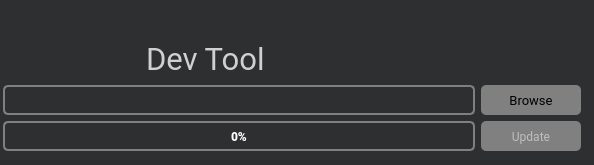
<?xml version="1.0" encoding="UTF-8"?>
<ui version="4.0">
 <class>MainWindow</class>
 <widget class="QMainWindow" name="MainWindow">
  <property name="geometry">
   <rect>
    <x>0</x>
    <y>0</y>
    <width>594</width>
    <height>165</height>
   </rect>
  </property>
  <property name="sizePolicy">
   <sizepolicy hsizetype="Fixed" vsizetype="Fixed">
    <horstretch>0</horstretch>
    <verstretch>0</verstretch>
   </sizepolicy>
  </property>
  <property name="minimumSize">
   <size>
    <width>594</width>
    <height>165</height>
   </size>
  </property>
  <property name="maximumSize">
   <size>
    <width>591</width>
    <height>165</height>
   </size>
  </property>
  <property name="windowTitle">
   <string>SIMARINE Developement Tool</string>
  </property>
  <property name="windowIcon">
   <iconset resource="images.qrc">
    <normaloff>:/images/Images/icon.png</normaloff>:/images/Images/icon.png</iconset>
  </property>
  <property name="autoFillBackground">
   <bool>false</bool>
  </property>
  <property name="styleSheet">
   <string notr="true">background-color: rgb(46, 47, 48);
selection-color: rgb(255, 255, 255);</string>
  </property>
  <widget class="QWidget" name="centralwidget">
   <widget class="QWidget" name="gridLayoutWidget">
    <property name="geometry">
     <rect>
      <x>0</x>
      <y>0</y>
      <width>581</width>
      <height>151</height>
     </rect>
    </property>
    <layout class="QGridLayout" name="gridLayout">
     <property name="leftMargin">
      <number>3</number>
     </property>
     <property name="topMargin">
      <number>3</number>
     </property>
     <item row="2" column="0">
      <widget class="QProgressBar" name="progressBar">
       <property name="minimumSize">
        <size>
         <width>0</width>
         <height>30</height>
        </size>
       </property>
       <property name="font">
        <font>
         <family>Roboto Black</family>
         <pointsize>9</pointsize>
         <italic>false</italic>
         <bold>false</bold>
        </font>
       </property>
       <property name="styleSheet">
        <string notr="true">QProgressBar {
	text-align: center;
    border: 2px solid grey;
    border-radius: 5px;
	color: rgb(255, 255, 255);
}

QProgressBar::chunk {
    background-color: rgb(10, 109, 147);
    width: 20px;
}</string>
       </property>
       <property name="value">
        <number>0</number>
       </property>
      </widget>
     </item>
     <item row="2" column="1">
      <widget class="QPushButton" name="pushButton">
       <property name="enabled">
        <bool>false</bool>
       </property>
       <property name="minimumSize">
        <size>
         <width>100</width>
         <height>30</height>
        </size>
       </property>
       <property name="font">
        <font>
         <family>Roboto</family>
        </font>
       </property>
       <property name="styleSheet">
        <string notr="true">QPushButton
{
     border-radius: 5px;
     text-align: center;
     background-color: rgb(128, 128, 128);
}

QPushButton:hover {
     border-radius: 5px;
     text-align: center;
     background-color:  rgb(140, 140, 140);
}</string>
       </property>
       <property name="text">
        <string>Update</string>
       </property>
      </widget>
     </item>
     <item row="1" column="0">
      <widget class="QLineEdit" name="lineEdit_Path">
       <property name="minimumSize">
        <size>
         <width>0</width>
         <height>30</height>
        </size>
       </property>
       <property name="styleSheet">
        <string notr="true">QLineEdit {
	text-align: center;
    border: 2px solid grey;
    border-radius: 5px;
	color: rgb(255, 255, 255);
}</string>
       </property>
      </widget>
     </item>
     <item row="1" column="1">
      <widget class="QPushButton" name="pushButton_Browse">
       <property name="minimumSize">
        <size>
         <width>100</width>
         <height>30</height>
        </size>
       </property>
       <property name="font">
        <font>
         <family>Roboto</family>
         <pointsize>10</pointsize>
         <italic>false</italic>
         <bold>false</bold>
        </font>
       </property>
       <property name="styleSheet">
        <string notr="true">QPushButton
{
     border-radius: 5px;
     text-align: center;
     background-color: rgb(128, 128, 128);
}

QPushButton:hover {
     border-radius: 5px;
     text-align: center;
     background-color:  rgb(140, 140, 140);
}</string>
       </property>
       <property name="text">
        <string>Browse</string>
       </property>
      </widget>
     </item>
     <item row="0" column="0">
      <layout class="QHBoxLayout" name="horizontalLayout_3" stretch="0,2,5">
       <item>
        <spacer name="horizontalSpacer">
         <property name="orientation">
          <enum>Qt::Horizontal</enum>
         </property>
         <property name="sizeHint" stdset="0">
          <size>
           <width>5</width>
           <height>20</height>
          </size>
         </property>
        </spacer>
       </item>
       <item>
        <widget class="QLabel" name="label">
         <property name="text">
          <string/>
         </property>
         <property name="pixmap">
          <pixmap resource="images.qrc">:/images/Images/cropped-logo@2x.png</pixmap>
         </property>
         <property name="scaledContents">
          <bool>false</bool>
         </property>
        </widget>
       </item>
       <item>
        <layout class="QVBoxLayout" name="verticalLayout" stretch="18,20">
         <item>
          <spacer name="verticalSpacer">
           <property name="orientation">
            <enum>Qt::Vertical</enum>
           </property>
           <property name="sizeHint" stdset="0">
            <size>
             <width>20</width>
             <height>40</height>
            </size>
           </property>
          </spacer>
         </item>
         <item>
          <widget class="QLabel" name="label_2">
           <property name="font">
            <font>
             <family>Roboto</family>
             <pointsize>23</pointsize>
             <italic>false</italic>
             <bold>false</bold>
            </font>
           </property>
           <property name="styleSheet">
            <string notr="true">color: rgb(208, 208, 208);</string>
           </property>
           <property name="text">
            <string>Dev Tool</string>
           </property>
          </widget>
         </item>
        </layout>
       </item>
      </layout>
     </item>
    </layout>
   </widget>
  </widget>
 </widget>
 <resources>
  <include location="images.qrc"/>
 </resources>
 <connections/>
</ui>
